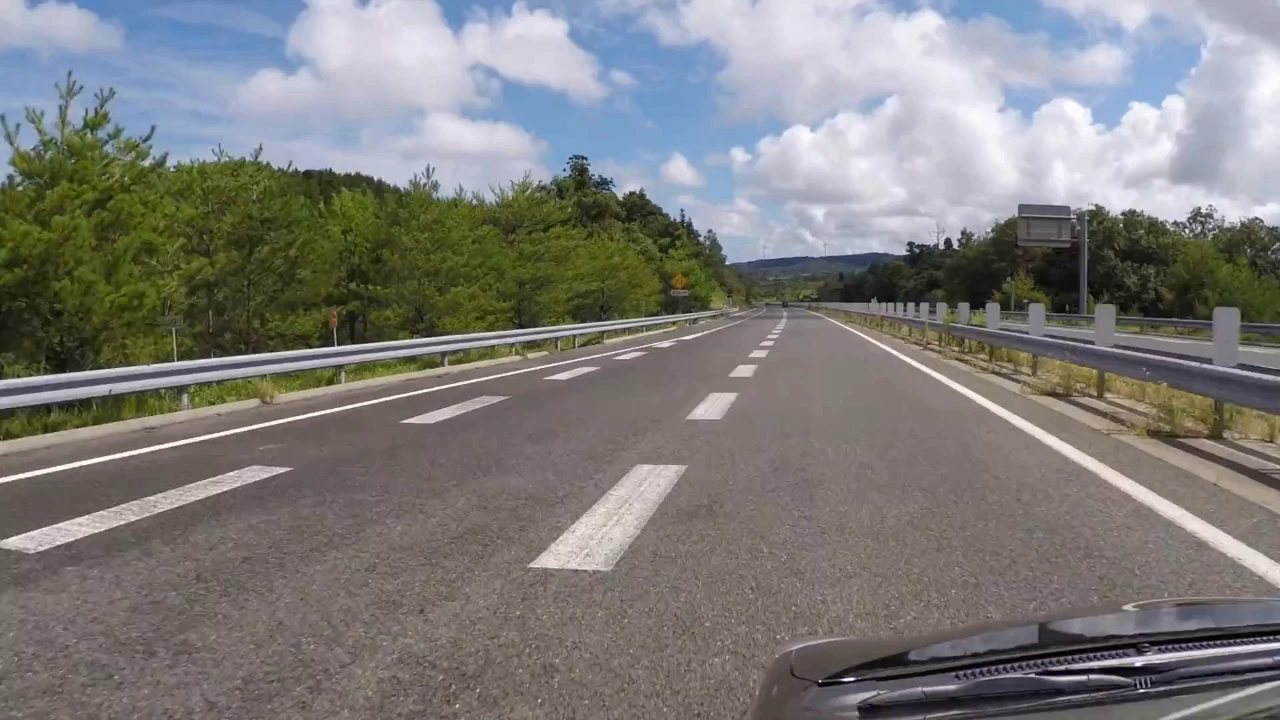
#> input picture frame 0 of Videos/RoadVideo1.mp4, 1280 x 720 px
$ jupyter execute RoadLane.ipynb
#> lines starting #> are read from the running program, lines starting #| are printed output that depends on the picture; after the words box and inside, x2 and y2 are one past the last pixel; in counts of white or black regions, pixels touching at a corner belong together
<a href="https://colab.research.google.com/github/GaneshInnovator/Road-Lane-Detection/blob/main/RoadLane.ipynb" target="_parent"></a>

[cell 1]
import cv2
import numpy as np
from google.colab.patches import cv2_imshow

[cell 2]
cap = cv2.VideoCapture('/content/drive/MyDrive/RoadVideo1.mp4')

[cell 3]
while(cap.isOpened()):
    ret, frame = cap.read()
#> frame is the input picture: shape (720, 1280, 3); mean B, G, R 123, 124.8, 126.3

    if not ret:
        break

    # Convert the frame to grayscale
    gray = cv2.cvtColor(frame, cv2.COLOR_BGR2GRAY)
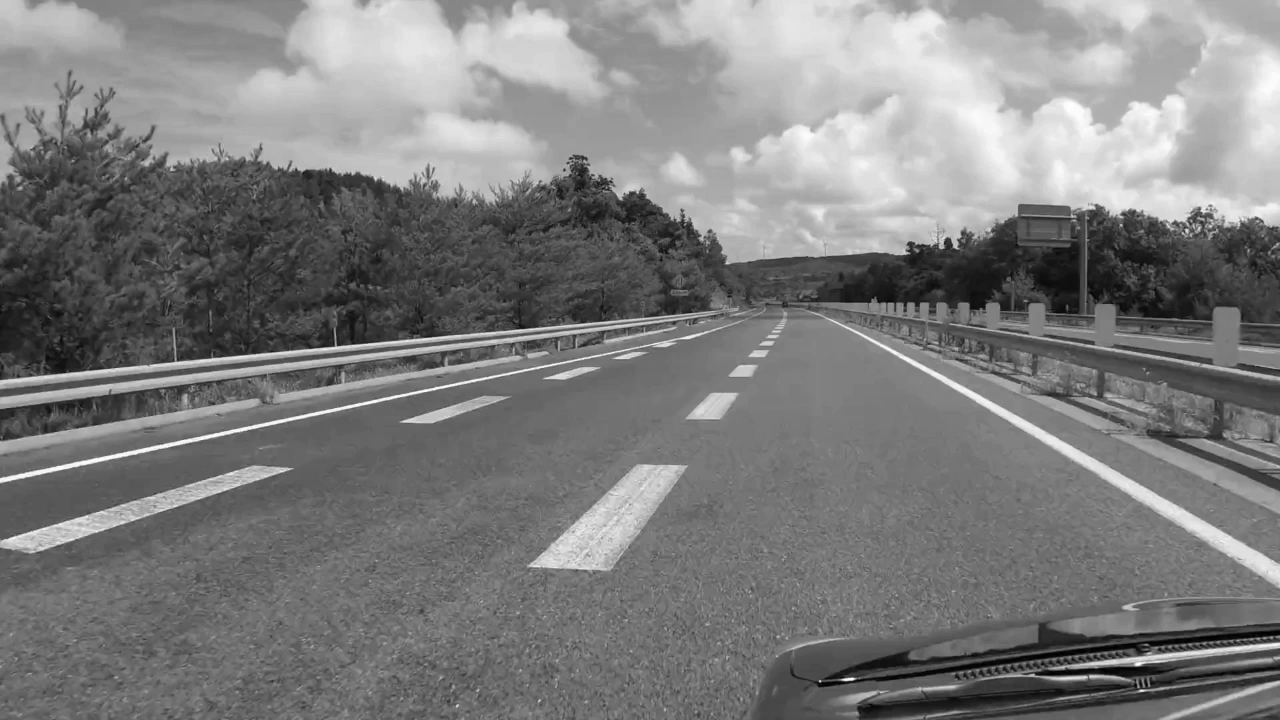
#> gray: shape (720, 1280); min 0, max 255, mean 125.1

    # Apply Gaussian blur to reduce noise
    blurred = cv2.GaussianBlur(gray, (5, 5), 0)

    # Perform edge detection using Canny
    edges = cv2.Canny(blurred, 50, 150)
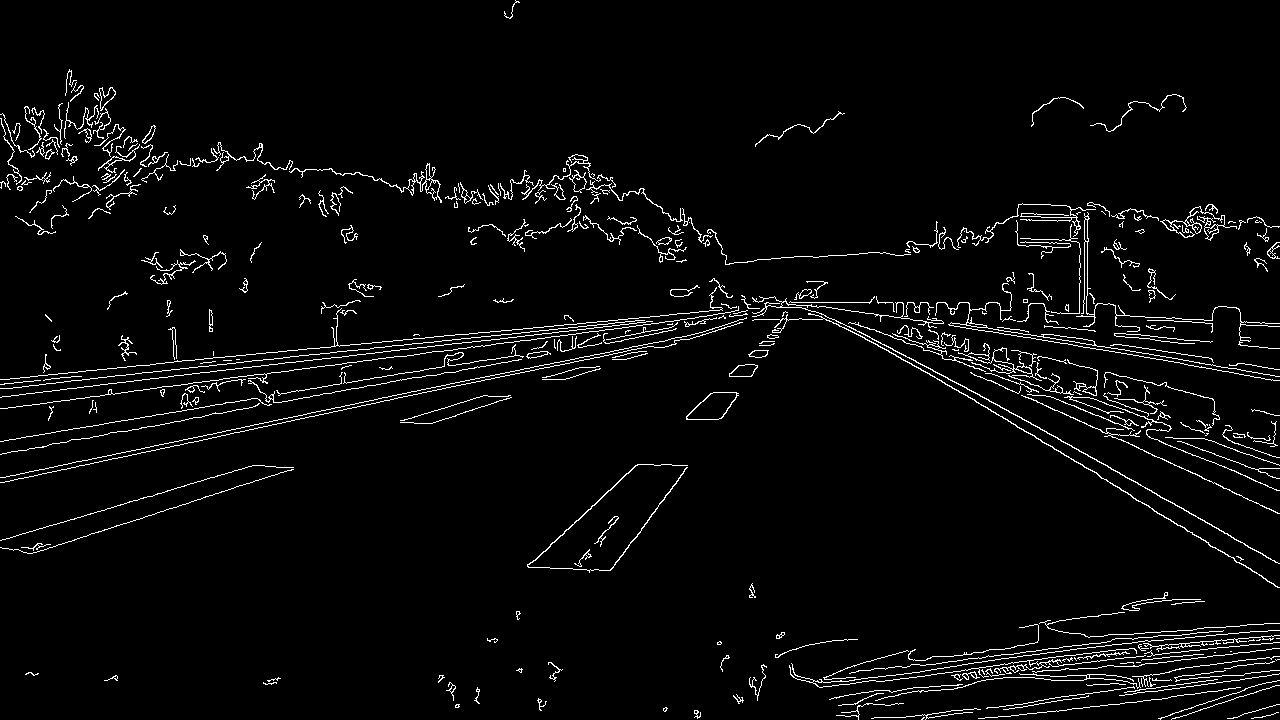
#> edges: shape (720, 1280); 3.6% white in thin lines or dots

    # Define a region of interest (ROI)
    height, width = edges.shape
#> height = 720; width = 1280
    mask = np.zeros_like(edges)
    polygon = np.array([[(0, height), (width / 2, height / 2), (width, height)]], np.int32)
#> polygon = [[0, 720], [640, 360], [1280, 720]]
    cv2.fillPoly(mask, polygon, 255)
#> mask: shape (720, 1280); 25% white; 1 white region, box (x1, y1, x2, y2) and area: (1, 360, 1280, 720) 230680
    masked_edges = cv2.bitwise_and(edges, mask)
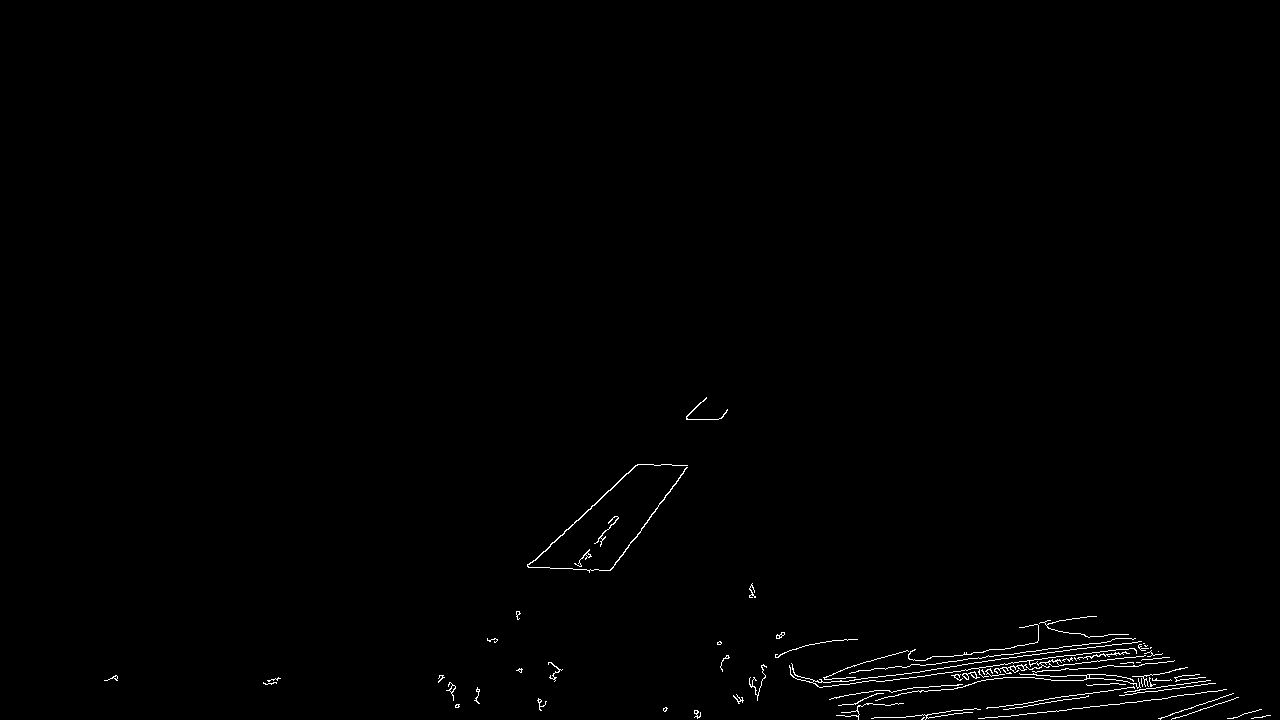
#> masked_edges: shape (720, 1280); 0.62% white in thin lines or dots, all inside (x1, y1, x2, y2) = (104, 397, 1271, 720)

    # Use Hough Transform to detect lines
    lines = cv2.HoughLinesP(masked_edges, 2, np.pi / 180, 100, minLineLength=100, maxLineGap=50)
#> lines = 29 rows, first 6: [886, 675, 1194, 675], [749, 679, 899, 679], [721, 669, 1077, 669], [931, 674, 1150, 651], [816, 685, 1096, 646], [905, 667, 1035, 651]

    if lines is not None:
        for line in lines:
            x1, y1, x2, y2 = line[0]
            cv2.line(frame, (x1, y1), (x2, y2), (0, 255, 0), 2)
#> this loop made 29 passes
#> (x1, y1, x2, y2) on passes 1 to 12: (886, 675, 1194, 675), (749, 679, 899, 679), (721, 669, 1077, 669), (931, 674, 1150, 651), (816, 685, 1096, 646), (905, 667, 1035, 651), (957, 679, 1188, 679), (894, 717, 1085, 697), (856, 682, 1150, 656), (528, 566, 687, 418), (1086, 684, 1207, 684), (1035, 713, 1222, 690)
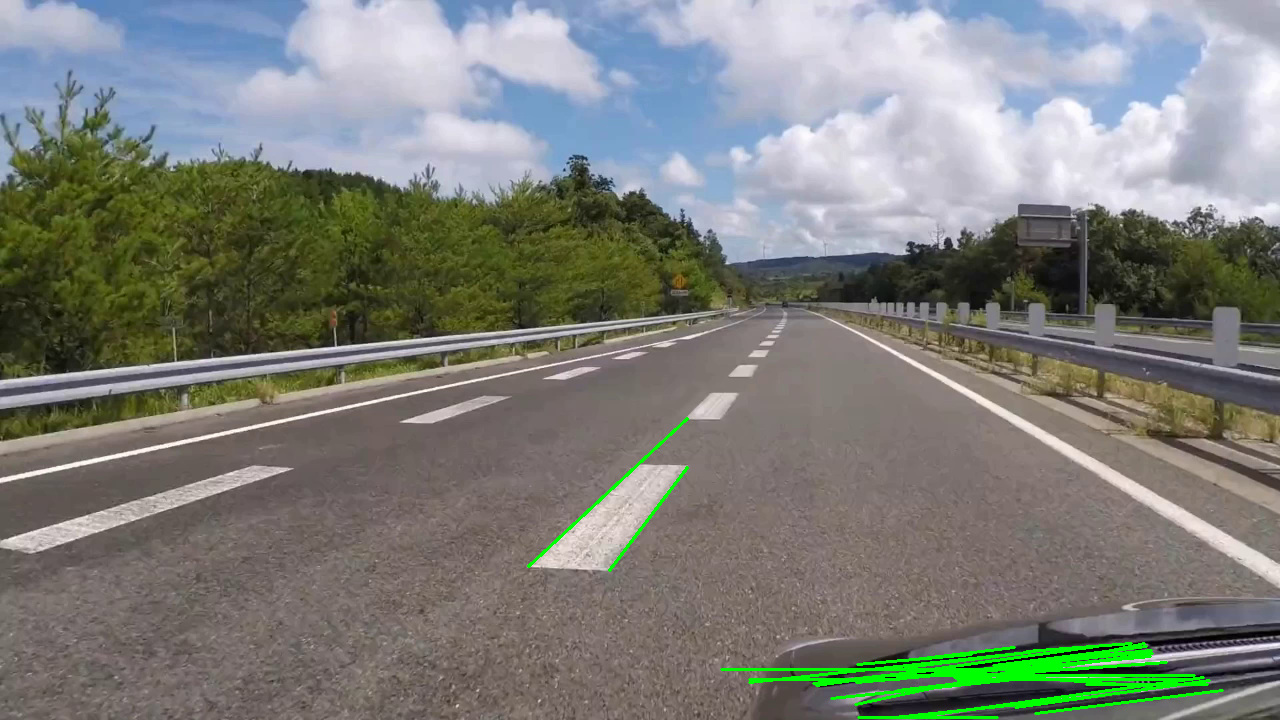
#> frame: shape (720, 1280, 3); 1.38% of pixels changed, all inside (x1, y1, x2, y2) = (527, 417, 1224, 719)

    # Display the resulting frame
    cv2_imshow(frame)

    if cv2.waitKey(1) & 0xFF == ord('q'):
#> (key q is pressed here)
        break

# Release the capture and close all windows
cap.release()
cv2.destroyAllWindows()
